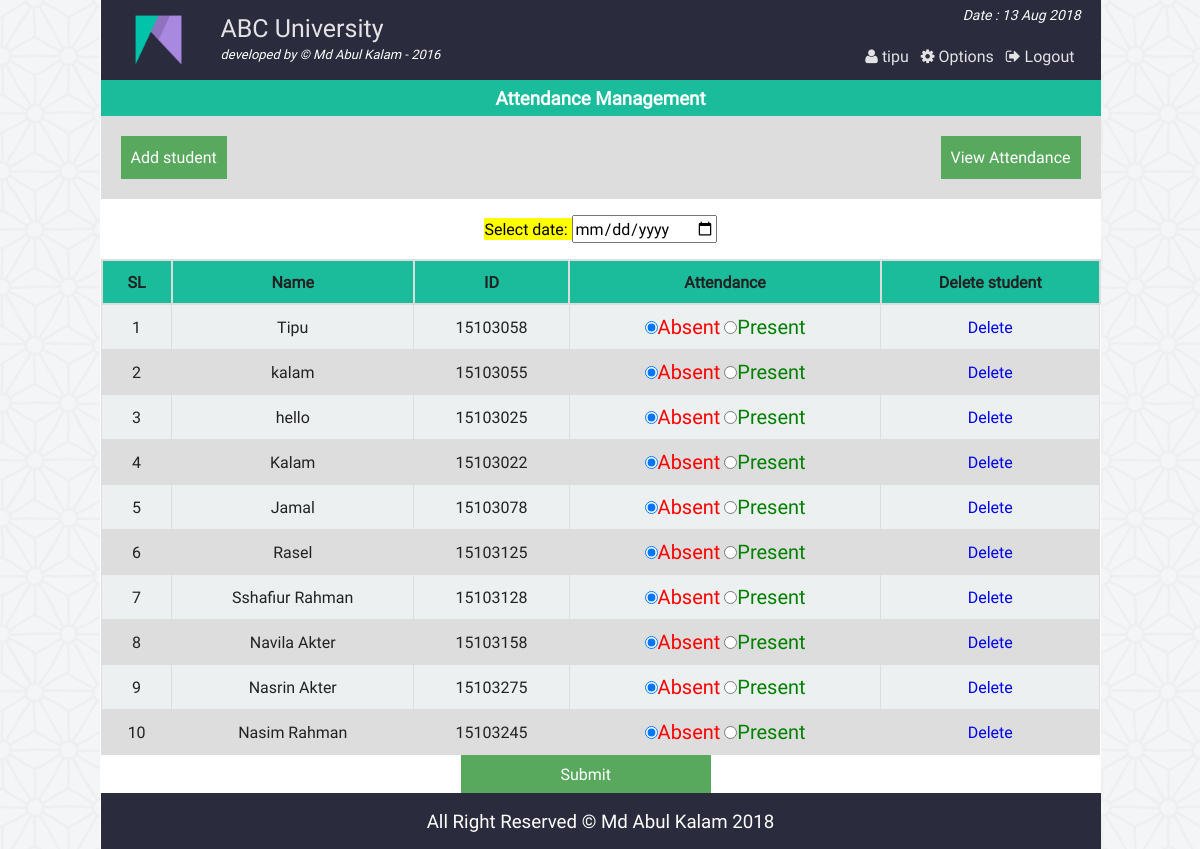
Screenshot of /class_att.php (signed in) with the database file from the repository.
### tables this page shows
CREATE TABLE IF NOT EXISTS `at_student` (
  `id` int(11) NOT NULL AUTO_INCREMENT,
  `name` varchar(40) NOT NULL,
  `st_id` int(11) NOT NULL,
  PRIMARY KEY (`id`)
);

### php/functions.php (called while the page is built, shortened)
<?php
class login_registration_class{
	public function attn_student(){
		global $conn;
		$sql = "select * from at_student";
		$result = $conn->query($sql);
		return $result;
	}
};
?>

### class_att.php (the view, shortened to what this page needs)
<?php
	require "php/config.php";
	require_once "php/functions.php";
	$user = new login_registration_class();
?>
<?php
include "php/headertop_admin.php";
?>
<div class="all_student fix">
		<h3 style="text-align:center;color:#fff;margin:0;padding:5px;background:#1abc9c">Attendance Management</h3>
		<div  class="fix" style="background:#ddd;padding:20px;">
			<span style="float:left;"><a style="color:#fff;" href="att_add.php"><button style="background:#58A85D;border:none;color:#fff;padding:10px;">Add student</button></a></span>
			<span style="float:right;"><a style="color:#fff;" href="att_view.php"> <button style="background:#58A85D;border:none;color:#fff;padding:10px;">View Attendance</button></a></span>
		</div>
	<form action="" method="post">
		<p style="text-align:center;color:#34495e;">
			<mark>Select date: <input type="date" name="attndate" required/></mark>
		</p>
		<table class="tab_one" style="text-align:center;">
			<tr>
				<th style="text-align:center;">SL</th>
				<th style="text-align:center;">Name</th>
				<th style="text-align:center;">ID</th>
				<th style="text-align:center;">Attendance</th>
				<th style="text-align:center;">Delete student</th>
			</tr>
			<?php
			$i=0;
				$alluser = $user->attn_student();
				while($rows = $alluser->fetch_assoc()){
				$i++;
		?>
			<tr>
				<td><?php echo $i;?></td>
				<td><?php echo $rows['name'];?></td>
				<td><?php echo $rows['st_id'];?></td>
				<td>
					<label style="color:red;font-size:20px"><input type="radio" name="attn[<?php echo $rows['st_id'];?>]" value="absent" checked/>Absent</label>
					<label style="color:green;font-size:20px"> <input type="radio" name="attn[<?php echo $rows['st_id'];?>]" value="present" />Present</label>
				</td>
				<td><a href="att_del.php?dl=<?php echo $rows['id']; ?>">Delete</a></td>
			</tr>
			<?php } ?>
		</table>
		<span style="margin-left:360px;"><input style="<text-align:right></text-align:right>;background:#58A85D;border:none;color:#fff;padding:8px 100px;" type="submit" name="submit" value="Submit" /></span>
	</form>
</div>
<?php include "php/footerbottom.php";?>

### css/main.css (style rules this page uses)
html { color: #222; font-size: 1em; line-height: 1.4; }
a { text-decoration:none; }
.fix { overflow:hidden; }
body { font-family:roboto !important; background:url(../img/ptrn.png) repeat fixed; }
.st_reg th, td { padding: 8px; }
table.tab_one { width:100%; }
table.tab_one th { background:#1abc9c; padding:10px; font-weight:bold; text-align:left; }
table.tab_one td { border:1px solid #ddd; padding:8px; }
table.tab_one td a { text-decoration:none; }
table.tab_one tr:nth-child(odd) { background:#ddd; }
table.tab_one tr:nth-child(even) { background:#ecf0f1; }
.all_student { min-height:450px; }
table.att_tab tr,td,th { border:2px solid #ddd; border-collapse:collapse; padding:8px; }

### rows the page displays
at_student: name "Tipu", st "15103058"
at_student: name "kalam", st "15103055"
at_student: name "hello", st "15103025"
at_student: name "Kalam", st "15103022"
at_student: name "Jamal", st "15103078"
at_student: name "Rasel", st "15103125"
at_student: name "Sshafiur Rahman", st "15103128"
at_student: name "Navila Akter", st "15103158"
at_student: name "Nasrin Akter", st "15103275"
at_student: name "Nasim Rahman", st "15103245"

### other values shown
$admin_name "tipu"
